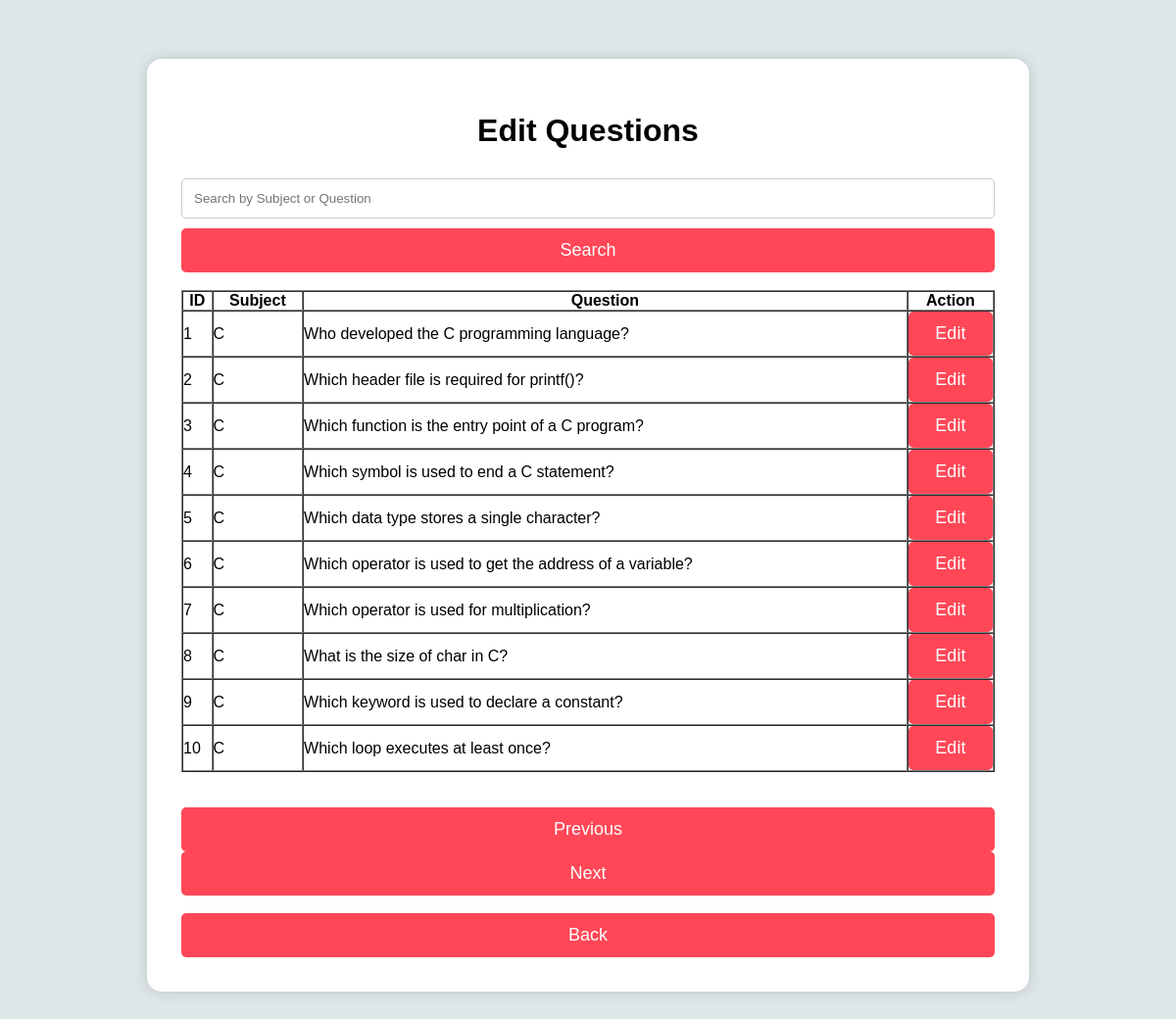
Page /edit_question on the committed database.
### tables this page shows
CREATE TABLE questions(
        id INTEGER PRIMARY KEY AUTOINCREMENT,
        subject TEXT,
        question TEXT,
        option1 TEXT,
        option2 TEXT,
        option3 TEXT,
        option4 TEXT,
        answer TEXT
    );

### app.py (the view, shortened to what this page needs)
@app.route("/edit_question")
def edit_question():
    search = request.args.get("search", "")
    page = int(request.args.get("page", 1))
    per_page = 10
    offset = (page - 1) * per_page
    conn = sqlite3.connect("quiz.db")
    cur = conn.cursor()
    if search == "":
        cur.execute("""
        SELECT id,subject,question,option1,option2,option3,option4,answer
        FROM questions
        ORDER BY id
        LIMIT ? OFFSET ?
        """,(per_page, offset))
    questions = cur.fetchall()
    conn.close()
    return render_template(
        "edit_question.html",
        questions=questions,
        search=search,
        page=page
    )

### templates/edit_question.html (shortened to what this page needs)
<!DOCTYPE html>
<html>
<head>
    <link rel="stylesheet" href="{{ url_for('static', filename='css/style.css') }}">
</head>
<body>
<div class="container">
    <h1>Edit Questions</h1>
    <form method="GET">
        <input type="text" name="search" placeholder="Search by Subject or Question" value="{{ search }}">
        <button type="submit">Search</button>
    </form>
    <br>
    <table border="1" cellpadding="10" cellspacing="0" width="100%">
        <tr>
            <th>ID</th>
            <th>Subject</th>
            <th>Question</th>
            <th>Action</th>
        </tr>
        {% for q in questions %}
        <tr>
            <td>{{ q[0] }}</td>
            <td>{{ q[1] }}</td>
            <td>{{ q[2] }}</td>
            <td>
                <a href="/update_question/{{ q[0] }}">
                    <button>Edit</button>
                </a>
            </td>
        </tr>
        {% endfor %}
    </table>
    <br><br>
    <a href="/edit_question?page={{ page-1 }}&search={{ search }}">
        <button {% if page == 1 %}disabled{% endif %}>Previous</button>
    </a>
    <a href="/edit_question?page={{ page+1 }}&search={{ search }}">
        <button>Next</button>
    </a>
    <br><br>
    <a href="/admin_dashboard">
        <button>Back</button>
    </a>
</div>
</body>
</html>

### static/css/style.css (style rules this page uses)
* { margin: 0; padding: 0; box-sizing: border-box; font-family: Arial, Helvetica, sans-serif; }
body { background: #dfe6e9; margin: 0; padding: 30px; }
.container { width: 900px; max-width: 95%; margin: 30px auto; background: #fff; padding: 35px; border-radius: 15px; box-shadow: 0 0 15px rgba(0, 0, 0, 0.15); }
h1, h3 { text-align: center; }
h1 { margin: 20px; }
input { width: 100%; padding: 12px; margin: 10px 0; border: 1px solid #ccc; border-radius: 5px; }
button { width: 100%; padding: 12px; background: #ff4757; color: white; border: none; border-radius: 5px; font-size: 18px; cursor: pointer; }
a { text-decoration: none; color: red; }

### rows in the picture
questions: id "1", subject "C", question "Who developed the C programming language?"
questions: id "2", subject "C", question "Which header file is required for printf()?"
questions: id "3", subject "C", question "Which function is the entry point of a C program?"
questions: id "4", subject "C", question "Which symbol is used to end a C statement?"
questions: id "5", subject "C", question "Which data type stores a single character?"
questions: id "6", subject "C", question "Which operator is used to get the address of a variable?"
questions: id "7", subject "C", question "Which operator is used for multiplication?"
questions: id "8", subject "C", question "What is the size of char in C?"
questions: id "9", subject "C", question "Which keyword is used to declare a constant?"
questions: id "10", subject "C", question "Which loop executes at least once?"
